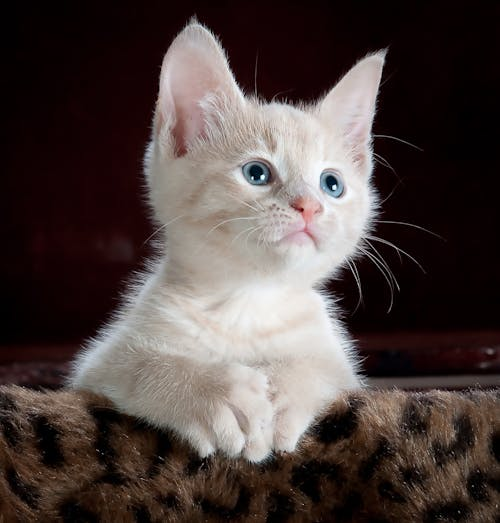
#> input picture week0/billu.jpeg, 500 x 523 px
$ python w4.py
#> lines starting #> are read from the running program, lines starting #| are printed output that depends on the picture; after the words box and inside, x2 and y2 are one past the last pixel; in counts of white or black regions, pixels touching at a corner belong together
#> the answer given: ../week0/billu.jpeg
#> further down, overlay_img is the input picture: shape (523, 500, 3); mean B, G, R 64.7, 67.3, 78.9
import cv2
import numpy as np
import mediapipe as mp

# -------------------------------
# Simple background removal
# (removes white / near-uniform background)
# -------------------------------
def remove_background(img):
    gray = cv2.cvtColor(img, cv2.COLOR_BGR2GRAY)
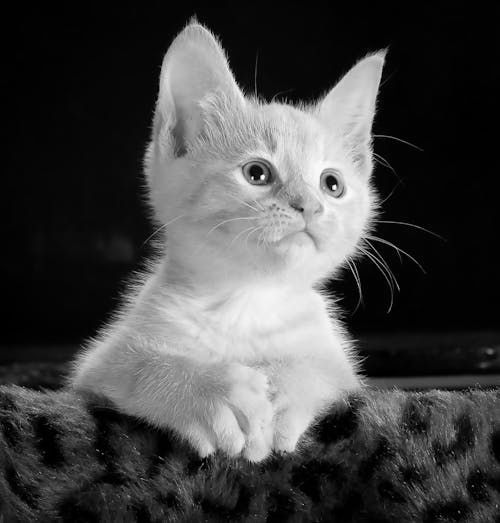
#> gray: shape (523, 500); min 0, max 254, mean 70.4

    # Threshold for white / light background
    _, mask = cv2.threshold(gray, 240, 255, cv2.THRESH_BINARY_INV)
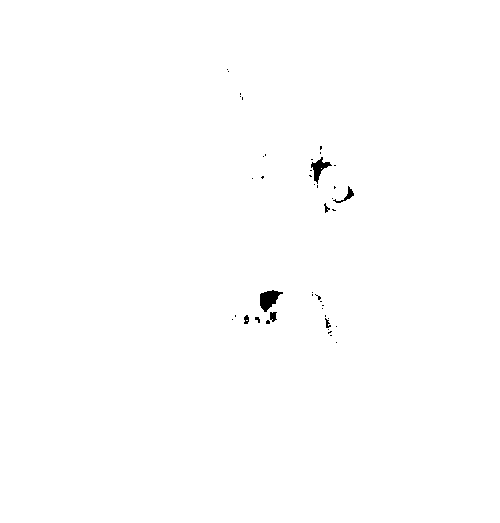
#> mask: shape (523, 500); 99.7% white; 44 black regions (37 under 20 px), largest, box (x1, y1, x2, y2) and area: (260, 290, 283, 312) 290, (311, 157, 332, 184) 209, (333, 186, 354, 203) 86

    kernel = np.ones((5, 5), np.uint8)
    mask = cv2.morphologyEx(mask, cv2.MORPH_OPEN, kernel)
#> mask: shape (523, 500); 99.6% white; 23 black regions (16 under 20 px), largest, box (x1, y1, x2, y2) and area: (260, 290, 283, 324) 373, (309, 157, 336, 188) 282, (332, 186, 354, 203) 89
    mask = cv2.morphologyEx(mask, cv2.MORPH_DILATE, kernel)
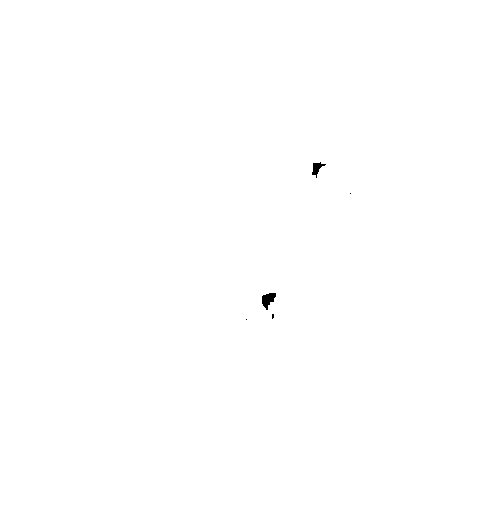
#> mask: shape (523, 500); 99.9% white; 5 black regions (3 under 20 px), largest, box (x1, y1, x2, y2) and area: (262, 293, 276, 310) 144, (312, 162, 326, 178) 96

    result = cv2.bitwise_and(img, img, mask=mask)
    return result, mask


# -------------------------------
# Overlay helper
# -------------------------------
def overlay_image(frame, overlay, mask, x, y, w, h):
    overlay_resized = cv2.resize(overlay, (w, h))
    mask_resized = cv2.resize(mask, (w, h))

    roi = frame[y:y+h, x:x+w]
    if roi.shape[0] != h or roi.shape[1] != w:
        return frame

    mask_inv = cv2.bitwise_not(mask_resized)

    bg = cv2.bitwise_and(roi, roi, mask=mask_inv)
    fg = cv2.bitwise_and(overlay_resized, overlay_resized, mask=mask_resized)

    frame[y:y+h, x:x+w] = cv2.add(bg, fg)
    return frame


# -------------------------------
# Load overlay image
# -------------------------------
overlay_path = input("Enter path to overlay image: ")
overlay_img = cv2.imread(overlay_path)

if overlay_img is None:
    raise IOError("Overlay image not found")

overlay_img, overlay_mask = remove_background(overlay_img)

# -------------------------------
# MediaPipe Face Mesh
# -------------------------------
mp_face_mesh = mp.solutions.face_mesh
#> (the run stopped early here; a loop or call above may not have finished)
